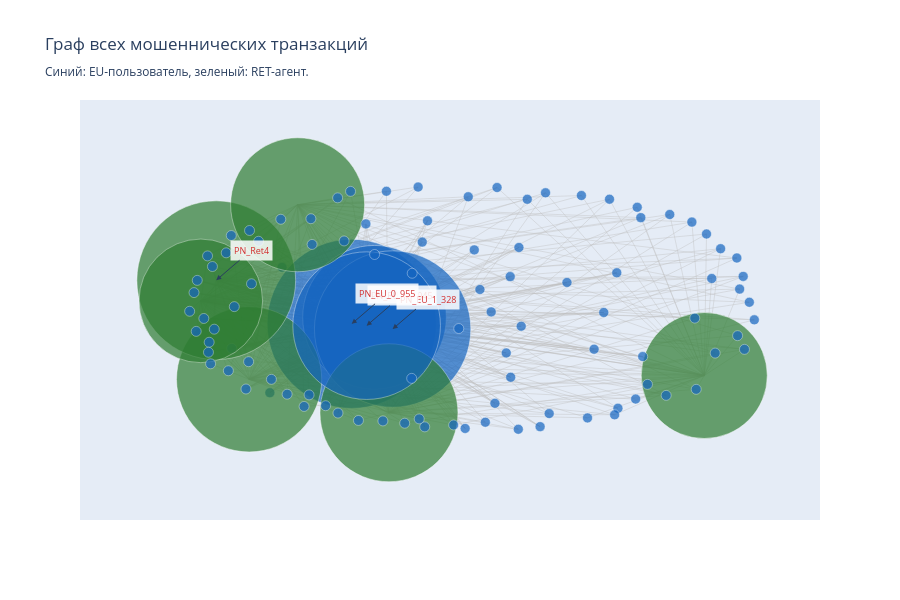

The code cell stored with this chart in its notebook:
### Code cell
hub_set = {n for n, _ in top_in[:4]}

pos = nx.spring_layout(G, seed=42, k=1.8)

edge_x, edge_y = [], []
for u, v in G.edges():
    x0, y0 = pos[u]
    x1, y1 = pos[v]
    edge_x += [x0, x1, None]
    edge_y += [y0, y1, None]

edge_trace = go.Scatter(
    x=edge_x, y=edge_y, mode='lines',
    line=dict(width=0.4, color='#BDBDBD'), hoverinfo='none'
)

type_colors = {'EU': '#1565C0', 'RET': '#2E7D32'}

node_x      = [pos[n][0] for n in G.nodes()]
node_y      = [pos[n][1] for n in G.nodes()]
node_colors = [type_colors.get(node_type_map.get(n, ''), '#9E9E9E') for n in G.nodes()]
node_sizes  = [10 + in_deg.get(n, 0) * 0.8 for n in G.nodes()]
node_text   = [
    f"{n}<br>Тип: {node_type_map.get(n,'?')}<br>Входящих: {in_deg.get(n, 0)}"
    for n in G.nodes()
]

node_trace = go.Scatter(
    x=node_x, y=node_y, mode='markers',
    hoverinfo='text', text=node_text,
    marker=dict(size=node_sizes, color=node_colors,
                line=dict(width=0.5, color='white'))
)

fig = go.Figure(
    data=[edge_trace, node_trace],
    layout=go.Layout(
        title='Граф всех мошеннических транзакций<br>'
              '<sub>Синий: EU-пользователь, зеленый: RET-агент.</sub>',
        showlegend=False,
        xaxis=dict(showgrid=False, zeroline=False, showticklabels=False),
        yaxis=dict(showgrid=False, zeroline=False, showticklabels=False),
        hovermode='closest',
        width=900, height=600
    )
)

for node in hub_set:
    x, y = pos[node]
    fig.add_annotation(x=x, y=y, text=node, showarrow=True,
                       arrowhead=2, ax=35, ay=-30,
                       font=dict(size=9, color='#D32F2F'),
                       bgcolor='rgba(255,255,255,0.85)', borderpad=3)

fig.show()

### Figure 1 — Plotly figure (JSON) as saved in the notebook; plotly's stock layout.template omitted (floating-point values rounded to 4 significant figures; data arrays with more than 128 entries replaced by an {"elided": "..."} marker saying what was removed)
{"data": [{"hoverinfo": "none", "line": {"color": "#BDBDBD", "width": 0.4}, "mode": "lines", "type": "scatter", "x": {"elided": "1152 float values"}, "y": {"elided": "1152 float values"}}, {"hoverinfo": "text", "marker": {"color": ["#1565C0", "#1565C0", "#1565C0", "#1565C0", "#1565C0", "#1565C0", "#2E7D32", "#2E7D32", "#1565C0", "#2E7D32", "#1565C0", "#1565C0", "#1565C0", "#2E7D32", "#1565C0", "#1565C0", "#2E7D32", "#1565C0", "#1565C0", "#1565C0", "#2E7D32", "#1565C0", "#1565C0", "#1565C0", "#1565C0", "#1565C0", "#1565C0", "#1565C0", "#1565C0", "#1565C0", "#1565C0", "#1565C0", "#1565C0", "#1565C0", "#1565C0", "#1565C0", "#1565C0", "#1565C0", "#1565C0", "#1565C0", "#1565C0", "#1565C0", "#1565C0", "#1565C0", "#1565C0", "#1565C0", "#1565C0", "#1565C0", "#1565C0", "#1565C0", "#1565C0", "#1565C0", "#1565C0", "#1565C0", "#1565C0", "#1565C0", "#1565C0", "#1565C0", "#1565C0", "#1565C0", "#1565C0", "#1565C0", "#1565C0", "#1565C0", "#1565C0", "#1565C0", "#1565C0", "#1565C0", "#1565C0", "#1565C0", "#1565C0", "#1565C0", "#1565C0", "#1565C0", "#1565C0", "#1565C0", "#1565C0", "#1565C0", "#1565C0", "#1565C0", "#1565C0", "#1565C0", "#1565C0", "#1565C0", "#1565C0", "#1565C0", "#1565C0", "#1565C0", "#1565C0", "#1565C0", "#1565C0", "#1565C0", "#1565C0", "#1565C0", "#1565C0", "#1565C0", "#1565C0", "#1565C0", "#1565C0", "#1565C0", "#1565C0", "#1565C0", "#1565C0", "#1565C0", "#1565C0", "#1565C0", "#1565C0", "#1565C0"], "line": {"color": "white", "width": 0.5}, "size": [10, 169.2, 10, 143.6, 10, 156.4, 126, 145.2, 10, 138, 10, 10, 10, 158.8, 10, 147.6, 134, 10, 10, 10, 123.6, 10, 10, 10, 10, 10, 10, 10, 10, 10, 10, 10, 10, 10, 10, 10, 10, 10, 10, 10, 10, 10, 10, 10, 10, 10, 10, 10, 10, 10, 10, 10, 10, 10, 10, 10, 10, 10, 10, 10, 10, 10, 10, 10, 10, 10, 10, 10, 10, 10, 10, 10, 10, 10, 10, 10, 10, 10, 10, 10, 10, 10, 10, 10, 10, 10, 10, 10, 10, 10, 10, 10, 10, 10, 10, 10, 10, 10, 10, 10, 10, 10, 10, 10, 10, 10, 10, 10]}, "mode": "markers", "text": ["PN_EU_0_767<br>Тип: EU<br>Входящих: 0", "PN_EU_0_955<br>Тип: EU<br>Входящих: 199", "PN_EU_0_1113<br>Тип: EU<br>Входящих: 0", "PN_EU_0_260<br>Тип: EU<br>Входящих: 167", "PN_EU_1_508<br>Тип: EU<br>Входящих: 0", "PN_EU_1_328<br>Тип: EU<br>Входящих: 183", "PN_Ret2<br>Тип: RET<br>Входящих: 145", "PN_Ret6<br>Тип: RET<br>Входящих: 169", "PN_EU_2_134<br>Тип: EU<br>Входящих: 0", "PN_Ret1<br>Тип: RET<br>Входящих: 160", "PN_EU_1_211<br>Тип: EU<br>Входящих: 0", "PN_EU_0_1209<br>Тип: EU<br>Входящих: 0", "PN_EU_1_99<br>Тип: EU<br>Входящих: 0", "PN_Ret4<br>Тип: RET<br>Входящих: 186", "PN_EU_1_437<br>Тип: EU<br>Входящих: 0", "PN_EU_0_1045<br>Тип: EU<br>Входящих: 172", "PN_Ret5<br>Тип: RET<br>Входящих: 155", "PN_EU_1_495<br>Тип: EU<br>Входящих: 0", "PN_EU_0_476<br>Тип: EU<br>Входящих: 0", "PN_EU_0_25<br>Тип: EU<br>Входящих: 0", "PN_Ret3<br>Тип: RET<br>Входящих: 142", "PN_EU_0_1226<br>Тип: EU<br>Входящих: 0", "PN_EU_0_176<br>Тип: EU<br>Входящих: 0", "PN_EU_0_652<br>Тип: EU<br>Входящих: 0", "PN_EU_0_373<br>Тип: EU<br>Входящих: 0", "PN_EU_0_624<br>Тип: EU<br>Входящих: 0", "PN_EU_1_124<br>Тип: EU<br>Входящих: 0", "PN_EU_0_935<br>Тип: EU<br>Входящих: 0", "PN_EU_0_171<br>Тип: EU<br>Входящих: 0", "PN_EU_0_763<br>Тип: EU<br>Входящих: 0", "PN_EU_0_590<br>Тип: EU<br>Входящих: 0", "PN_EU_3_36<br>Тип: EU<br>Входящих: 0", "PN_EU_1_366<br>Тип: EU<br>Входящих: 0", "PN_EU_1_49<br>Тип: EU<br>Входящих: 0", "PN_EU_0_441<br>Тип: EU<br>Входящих: 0", "PN_EU_2_137<br>Тип: EU<br>Входящих: 0", "PN_EU_3_0<br>Тип: EU<br>Входящих: 0", "PN_EU_0_1093<br>Тип: EU<br>Входящих: 0", "PN_EU_0_720<br>Тип: EU<br>Входящих: 0", "PN_EU_0_1173<br>Тип: EU<br>Входящих: 0", "PN_EU_0_668<br>Тип: EU<br>Входящих: 0", "PN_EU_0_19<br>Тип: EU<br>Входящих: 0", "PN_EU_1_352<br>Тип: EU<br>Входящих: 0", "PN_EU_0_1256<br>Тип: EU<br>Входящих: 0", "PN_EU_2_51<br>Тип: EU<br>Входящих: 0", "PN_EU_0_870<br>Тип: EU<br>Входящих: 0", "PN_EU_0_87<br>Тип: EU<br>Входящих: 0", "PN_EU_0_49<br>Тип: EU<br>Входящих: 0", "PN_EU_0_1032<br>Тип: EU<br>Входящих: 0", "PN_EU_0_789<br>Тип: EU<br>Входящих: 0", "PN_EU_0_1166<br>Тип: EU<br>Входящих: 0", "PN_EU_0_468<br>Тип: EU<br>Входящих: 0", "PN_EU_0_5<br>Тип: EU<br>Входящих: 0", "PN_EU_0_227<br>Тип: EU<br>Входящих: 0", "PN_EU_1_158<br>Тип: EU<br>Входящих: 0", "PN_EU_0_1183<br>Тип: EU<br>Входящих: 0", "PN_EU_0_77<br>Тип: EU<br>Входящих: 0", "PN_EU_2_161<br>Тип: EU<br>Входящих: 0", "PN_EU_0_472<br>Тип: EU<br>Входящих: 0", "PN_EU_1_391<br>Тип: EU<br>Входящих: 0", "PN_EU_1_149<br>Тип: EU<br>Входящих: 0", "PN_EU_0_235<br>Тип: EU<br>Входящих: 0", "PN_EU_0_876<br>Тип: EU<br>Входящих: 0", "PN_EU_1_377<br>Тип: EU<br>Входящих: 0", "PN_EU_0_1114<br>Тип: EU<br>Входящих: 0", "PN_EU_0_81<br>Тип: EU<br>Входящих: 0", "PN_EU_0_16<br>Тип: EU<br>Входящих: 0", "PN_EU_3_26<br>Тип: EU<br>Входящих: 0", "PN_EU_0_751<br>Тип: EU<br>Входящих: 0", "PN_EU_0_1135<br>Тип: EU<br>Входящих: 0", "PN_EU_0_1128<br>Тип: EU<br>Входящих: 0", "PN_EU_0_90<br>Тип: EU<br>Входящих: 0", "PN_EU_1_156<br>Тип: EU<br>Входящих: 0", "PN_EU_1_179<br>Тип: EU<br>Входящих: 0", "PN_EU_0_501<br>Тип: EU<br>Входящих: 0", "PN_EU_0_248<br>Тип: EU<br>Входящих: 0", "PN_EU_1_449<br>Тип: EU<br>Входящих: 0", "PN_EU_0_704<br>Тип: EU<br>Входящих: 0", "PN_EU_0_379<br>Тип: EU<br>Входящих: 0", "PN_EU_0_741<br>Тип: EU<br>Входящих: 0", "PN_EU_3_5<br>Тип: EU<br>Входящих: 0", "PN_EU_0_779<br>Тип: EU<br>Входящих: 0", "PN_EU_1_114<br>Тип: EU<br>Входящих: 0", "PN_EU_0_298<br>Тип: EU<br>Входящих: 0", "PN_EU_0_888<br>Тип: EU<br>Входящих: 0", "PN_EU_0_143<br>Тип: EU<br>Входящих: 0", "PN_EU_2_57<br>Тип: EU<br>Входящих: 0", "PN_EU_0_761<br>Тип: EU<br>Входящих: 0", "PN_EU_0_687<br>Тип: EU<br>Входящих: 0", "PN_EU_3_10<br>Тип: EU<br>Входящих: 0", "PN_EU_0_1017<br>Тип: EU<br>Входящих: 0", "PN_EU_1_462<br>Тип: EU<br>Входящих: 0", "PN_EU_0_898<br>Тип: EU<br>Входящих: 0", "PN_EU_0_105<br>Тип: EU<br>Входящих: 0", "PN_EU_0_672<br>Тип: EU<br>Входящих: 0", "PN_EU_0_71<br>Тип: EU<br>Входящих: 0", "PN_EU_0_173<br>Тип: EU<br>Входящих: 0", "PN_EU_0_1156<br>Тип: EU<br>Входящих: 0", "PN_EU_0_1235<br>Тип: EU<br>Входящих: 0", "PN_EU_2_111<br>Тип: EU<br>Входящих: 0", "PN_EU_1_197<br>Тип: EU<br>Входящих: 0", "PN_EU_1_435<br>Тип: EU<br>Входящих: 0", "PN_EU_0_747<br>Тип: EU<br>Входящих: 0", "PN_EU_1_363<br>Тип: EU<br>Входящих: 0", "PN_EU_0_931<br>Тип: EU<br>Входящих: 0", "PN_EU_0_1262<br>Тип: EU<br>Входящих: 0", "PN_EU_0_1044<br>Тип: EU<br>Входящих: 0", "PN_EU_0_658<br>Тип: EU<br>Входящих: 0"], "type": "scatter", "x": [-0.04892, -0.2921, -0.5548, -0.219, 0.1012, -0.1607, 0.8393, -0.6214, -0.5157, -0.1725, 0.1675, -0.6771, -0.06574, -0.7269, 0.07192, -0.2442, -0.4657, 0.5586, -0.3362, 0.809, -0.7764, -0.6787, -0.4231, -0.4193, 0.1367, 0.944, 0.7996, 0.1744, -0.688, -0.7912, -0.4289, 0.9463, -0.6138, -0.5197, -0.2958, 0.5623, -0.7547, 0.6357, 0.5518, 0.03498, 0.3987, -0.05771, -0.5499, 0.2165, 0.5168, -0.6949, 0.1194, 0.1555, 0.0515, -0.6315, -0.7878, -0.669, 0.2519, -0.2467, -0.445, -0.4994, 0.8466, 0.3299, 0.7171, 0.984, 0.5353, -0.192, -0.7333, 0.6242, -0.8122, -0.0755, -0.7496, 1, 0.08188, -0.07897, 0.9684, 0.6571, -0.2705, 0.8634, -0.7519, 0.4858, -0.7667, 0.6418, 0.2446, -0.3165, -0.2187, -0.09801, -0.62, -0.3758, -0.7982, 0.3125, -0.09966, 0.2181, 0.2038, 0.8135, -0.1221, 0.7286, -0.5911, 0.9529, 0.3416, -0.3373, 0.9643, -0.623, 0.4451, 0.8918, 0.4647, -0.1807, 0.2426, -0.7391, -0.745, 0.2713, 0.6192, 0.8744], "y": [0.6889, -0.07742, -0.5897, -0.0283, 0.4725, -0.1161, -0.4618, -0.4903, 0.3428, -0.7388, -0.6686, -0.26, 0.5304, 0.2468, -0.8555, -0.091, 0.8081, 0.3022, -0.7413, -0.03512, 0.09337, 0.5793, 0.7044, 0.5129, -0.8094, 0.4121, 0.6791, 0.9363, -0.4264, -0.1335, -0.6059, -0.1655, 0.2205, 0.7001, 0.9076, -0.7054, 0.4277, 0.7122, -0.7541, -0.8298, 0.2301, -0.8438, -0.4903, 0.2738, 0.006791, 0.4505, 0.1777, 0.01138, -0.1123, -0.5622, 0.2457, 0.05034, -0.09541, 0.6656, -0.6919, -0.6007, 0.5906, 0.8971, -0.6096, 0.08276, 0.8492, -0.7995, -0.1172, 0.7892, 0.01582, -0.7844, -0.2145, -0.04776, 0.8674, 0.9397, -0.2673, -0.5276, -0.7961, 0.2596, -0.2889, -0.266, -0.03752, -0.3208, 0.4905, 0.5389, 0.4382, 0.2986, 0.6167, -0.6865, 0.1549, -0.8422, -0.4831, -0.4749, -0.2942, -0.5646, -0.8166, 0.7356, 0.5364, 0.1808, -0.7448, 0.8594, 0.2753, -0.359, 0.8767, 0.4813, -0.7771, 0.9082, -0.8617, 0.3487, -0.3747, 0.8487, -0.6371, -0.2952]}], "layout": {"annotations": [{"arrowhead": 2, "ax": 35, "ay": -30, "bgcolor": "rgba(255,255,255,0.85)", "borderpad": 3, "font": {"color": "#D32F2F", "size": 9}, "showarrow": true, "text": "PN_EU_0_1045", "x": -0.2442, "y": -0.091}, {"arrowhead": 2, "ax": 35, "ay": -30, "bgcolor": "rgba(255,255,255,0.85)", "borderpad": 3, "font": {"color": "#D32F2F", "size": 9}, "showarrow": true, "text": "PN_Ret4", "x": -0.7269, "y": 0.2468}, {"arrowhead": 2, "ax": 35, "ay": -30, "bgcolor": "rgba(255,255,255,0.85)", "borderpad": 3, "font": {"color": "#D32F2F", "size": 9}, "showarrow": true, "text": "PN_EU_1_328", "x": -0.1607, "y": -0.1161}, {"arrowhead": 2, "ax": 35, "ay": -30, "bgcolor": "rgba(255,255,255,0.85)", "borderpad": 3, "font": {"color": "#D32F2F", "size": 9}, "showarrow": true, "text": "PN_EU_0_955", "x": -0.2921, "y": -0.07742}], "height": 600, "hovermode": "closest", "showlegend": false, "title": {"text": "Граф всех мошеннических транзакций<br><sub>Синий: EU-пользователь, зеленый: RET-агент.</sub>"}, "width": 900, "xaxis": {"showgrid": false, "showticklabels": false, "zeroline": false}, "yaxis": {"showgrid": false, "showticklabels": false, "zeroline": false}}}
